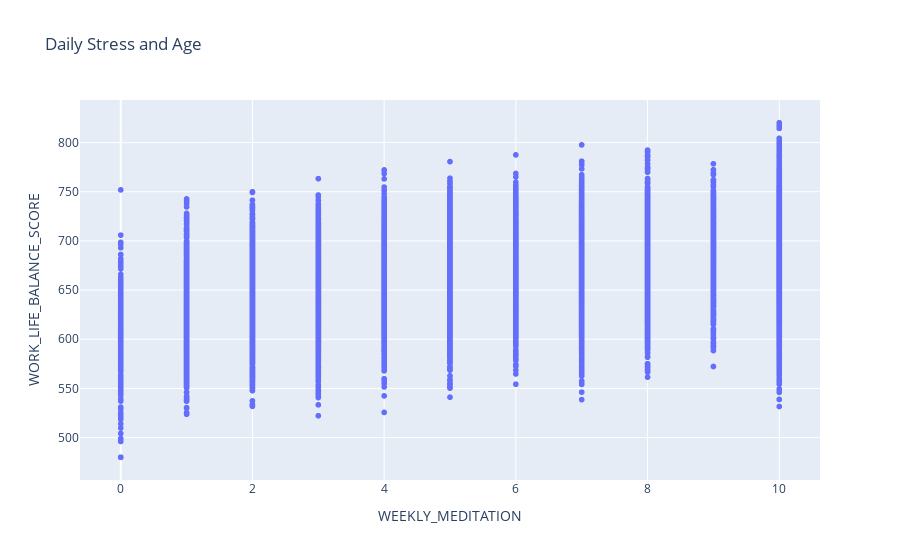

Source (notebook cell):
### Code cell
# scatter plot daily stress and age
px.scatter(df, x='WEEKLY_MEDITATION', y='WORK_LIFE_BALANCE_SCORE', title='Weekly meditation and work life balance')

### Figure 1 — Plotly figure (JSON) as saved in the notebook; plotly's stock layout.template omitted (floating-point values rounded to 4 significant figures; data arrays with more than 128 entries replaced by an {"elided": "..."} marker saying what was removed)
{"data": [{"hovertemplate": "WEEKLY_MEDITATION=%{x}<br>WORK_LIFE_BALANCE_SCORE=%{y}<extra></extra>", "legendgroup": "", "marker": {"color": "#636efa", "symbol": "circle"}, "mode": "markers", "name": "", "showlegend": false, "type": "scattergl", "x": {"elided": "15971 int values"}, "xaxis": "x", "y": {"elided": "15971 float values"}, "yaxis": "y"}], "layout": {"legend": {"tracegroupgap": 0}, "title": {"text": "Daily Stress and Age"}, "xaxis": {"anchor": "y", "domain": [0, 1], "title": {"text": "WEEKLY_MEDITATION"}}, "yaxis": {"anchor": "x", "domain": [0, 1], "title": {"text": "WORK_LIFE_BALANCE_SCORE"}}}}
